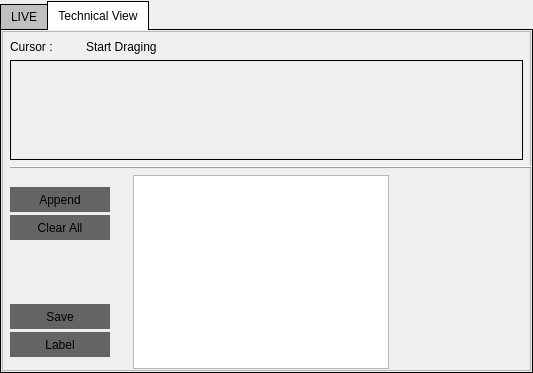
                           <widget class="QTabWidget" name="tabWidget_2">
                            <property name="styleSheet">
                             <string notr="true">QTabWidget::pane {
    border: 1px solid black;
    background: Transparent;
}

QTabWidget::tab-bar:top {
    top: 1px;
}

QTabWidget::tab-bar:bottom {
    bottom: 1px;
}

QTabWidget::tab-bar:left {
    right: 1px;
}

QTabWidget::tab-bar:right {
    left: 1px;
}

QTabBar::tab {
    border: 1px solid black;
}

QTabBar::tab:selected {
    background: white;
}

QTabBar::tab:!selected {
    background: silver;
}

QTabBar::tab:!selected:hover {
    background: #999;
}

QTabBar::tab:top:!selected {
    margin-top: 3px;
}

QTabBar::tab:bottom:!selected {
    margin-bottom: 3px;
}

QTabBar::tab:top, QTabBar::tab:bottom {
    min-width: 8ex;
    margin-right: -1px;
    padding: 5px 10px 5px 10px;
}

QTabBar::tab:top:selected {
    border-bottom-color: none;
}

QTabBar::tab:bottom:selected {
    border-top-color: none;
}

QTabBar::tab:top:last, QTabBar::tab:bottom:last,
QTabBar::tab:top:only-one, QTabBar::tab:bottom:only-one {
    margin-right: 0;
}

QTabBar::tab:left:!selected {
    margin-right: 3px;
}

QTabBar::tab:right:!selected {
    margin-left: 3px;
}

QTabBar::tab:left, QTabBar::tab:right {
    min-height: 8ex;
    margin-bottom: -1px;
    padding: 10px 5px 10px 5px;
}

QTabBar::tab:left:selected {
    border-left-color: none;
}

QTabBar::tab:right:selected {
    border-right-color: none;
}

QTabBar::tab:left:last, QTabBar::tab:right:last,
QTabBar::tab:left:only-one, QTabBar::tab:right:only-one {
    margin-bottom: 0;
}</string>
                            </property>
                            <property name="currentIndex">
                             <number>1</number>
                            </property>
                            <widget class="QWidget" name="tab_5">
                             <attribute name="title">
                              <string>LIVE</string>
                             </attribute>
                            </widget>
                            <widget class="QWidget" name="tab_6">
                             <attribute name="title">
                              <string>Technical View</string>
                             </attribute>
                             <layout class="QVBoxLayout" name="verticalLayout_84">
                              <property name="leftMargin">
                               <number>1</number>
                              </property>
                              <property name="topMargin">
                               <number>1</number>
                              </property>
                              <property name="rightMargin">
                               <number>1</number>
                              </property>
                              <property name="bottomMargin">
                               <number>1</number>
                              </property>
                              <item>
                               <widget class="QFrame" name="frame_44">
                                <property name="frameShape">
                                 <enum>QFrame::StyledPanel</enum>
                                </property>
                                <property name="frameShadow">
                                 <enum>QFrame::Raised</enum>
                                </property>
                                <layout class="QVBoxLayout" name="verticalLayout_85">
                                 <property name="leftMargin">
                                  <number>7</number>
                                 </property>
                                 <property name="topMargin">
                                  <number>8</number>
                                 </property>
                                 <property name="rightMargin">
                                  <number>7</number>
                                 </property>
                                 <property name="bottomMargin">
                                  <number>1</number>
                                 </property>
                                 <item>
                                  <layout class="QHBoxLayout" name="horizontalLayout_91">
                                   <item>
                                    <widget class="QLabel" name="label_133">
                                     <property name="maximumSize">
                                      <size>
                                       <width>70</width>
                                       <height>30</height>
                                      </size>
                                     </property>
                                     <property name="text">
                                      <string>Cursor :</string>
                                     </property>
                                    </widget>
                                   </item>
                                   <item>
                                    <widget class="QLabel" name="label_3">
                                     <property name="maximumSize">
                                      <size>
                                       <width>16777215</width>
                                       <height>30</height>
                                      </size>
                                     </property>
                                     <property name="text">
                                      <string>Start Draging</string>
                                     </property>
                                    </widget>
                                   </item>
                                  </layout>
                                 </item>
                                 <item>
                                  <widget class="QLabel" name="crop_image_up">
                                   <property name="minimumSize">
                                    <size>
                                     <width>125</width>
                                     <height>100</height>
                                    </size>
                                   </property>
                                   <property name="maximumSize">
                                    <size>
                                     <width>1920</width>
                                     <height>463</height>
                                    </size>
                                   </property>
                                   <property name="baseSize">
                                    <size>
                                     <width>240</width>
                                     <height>130</height>
                                    </size>
                                   </property>
                                   <property name="frameShape">
                                    <enum>QFrame::Box</enum>
                                   </property>
                                   <property name="frameShadow">
                                    <enum>QFrame::Plain</enum>
                                   </property>
                                   <property name="text">
                                    <string/>
                                   </property>
                                   <property name="pixmap">
                                    <pixmap>2.jpg</pixmap>
                                   </property>
                                   <property name="scaledContents">
                                    <bool>true</bool>
                                   </property>
                                   <property name="wordWrap">
                                    <bool>false</bool>
                                   </property>
                                   <property name="margin">
                                    <number>2</number>
                                   </property>
                                  </widget>
                                 </item>
                                 <item alignment="Qt::AlignHCenter">
                                  <widget class="Line" name="line_30">
                                   <property name="sizePolicy">
                                    <sizepolicy hsizetype="Fixed" vsizetype="Fixed">
                                     <horstretch>57</horstretch>
                                     <verstretch>25</verstretch>
                                    </sizepolicy>
                                   </property>
                                   <property name="minimumSize">
                                    <size>
                                     <width>600</width>
                                     <height>0</height>
                                    </size>
                                   </property>
                                   <property name="frameShadow">
                                    <enum>QFrame::Raised</enum>
                                   </property>
                                   <property name="orientation">
                                    <enum>Qt::Horizontal</enum>
                                   </property>
                                  </widget>
                                 </item>
                                 <item>
                                  <layout class="QHBoxLayout" name="horizontalLayout_93">
                                   <property name="spacing">
                                    <number>3</number>
                                   </property>
                                   <item>
                                    <layout class="QVBoxLayout" name="verticalLayout_21">
                                     <item>
                                      <spacer name="verticalSpacer_8">
                                       <property name="orientation">
                                        <enum>Qt::Vertical</enum>
                                       </property>
                                       <property name="sizeType">
                                        <enum>QSizePolicy::Fixed</enum>
                                       </property>
                                       <property name="sizeHint" stdset="0">
                                        <size>
                                         <width>5</width>
                                         <height>12</height>
                                        </size>
                                       </property>
                                      </spacer>
                                     </item>
                                     <item>
                                      <widget class="QPushButton" name="pushButton_26">
                                       <property name="minimumSize">
                                        <size>
                                         <width>100</width>
                                         <height>25</height>
                                        </size>
                                       </property>
                                       <property name="maximumSize">
                                        <size>
                                         <width>130</width>
                                         <height>30</height>
                                        </size>
                                       </property>
                                       <property name="styleSheet">
                                        <string notr="true">QPushButton {
background-color: rgb(100,100,100);
	color: rgb(0,0,0);
	border: none;

	text-align: center;

}

QPushButton:hover {
	background-color:  rgb(197 , 195,196);
}</string>
                                       </property>
                                       <property name="text">
                                        <string>Append</string>
                                       </property>
                                      </widget>
                                     </item>
                                     <item>
                                      <widget class="QPushButton" name="pushButton_27">
                                       <property name="minimumSize">
                                        <size>
                                         <width>100</width>
                                         <height>25</height>
                                        </size>
                                       </property>
                                       <property name="maximumSize">
                                        <size>
                                         <width>130</width>
                                         <height>30</height>
                                        </size>
                                       </property>
                                       <property name="styleSheet">
                                        <string notr="true">QPushButton {
background-color: rgb(100,100,100);
	color: rgb(0,0,0);
	border: none;

	text-align: center;

}

QPushButton:hover {
	background-color:  rgb(197 , 195,196);
}</string>
                                       </property>
                                       <property name="text">
                                        <string>Clear All</string>
                                       </property>
                                      </widget>
                                     </item>
                                     <item>
                                      <spacer name="verticalSpacer_7">
                                       <property name="orientation">
                                        <enum>Qt::Vertical</enum>
                                       </property>
                                       <property name="sizeHint" stdset="0">
                                        <size>
                                         <width>20</width>
                                         <height>40</height>
                                        </size>
                                       </property>
                                      </spacer>
                                     </item>
                                     <item>
                                      <widget class="QPushButton" name="pushButton_22">
                                       <property name="minimumSize">
                                        <size>
                                         <width>100</width>
                                         <height>25</height>
                                        </size>
                                       </property>
                                       <property name="maximumSize">
                                        <size>
                                         <width>120</width>
                                         <height>30</height>
                                        </size>
                                       </property>
                                       <property name="styleSheet">
                                        <string notr="true">QPushButton {
background-color: rgb(100,100,100);
	color: rgb(0,0,0);
	border: none;

	text-align: center;

}

QPushButton:hover {
	background-color:  rgb(197 , 195,196);
}</string>
                                       </property>
                                       <property name="text">
                                        <string>Save</string>
                                       </property>
                                      </widget>
                                     </item>
                                     <item>
                                      <widget class="QPushButton" name="pushButton_23">
                                       <property name="minimumSize">
                                        <size>
                                         <width>100</width>
                                         <height>25</height>
                                        </size>
                                       </property>
                                       <property name="maximumSize">
                                        <size>
                                         <width>130</width>
                                         <height>30</height>
                                        </size>
                                       </property>
                                       <property name="styleSheet">
                                        <string notr="true">QPushButton {
background-color: rgb(100,100,100);
	color: rgb(0,0,0);
	border: none;

	text-align: center;

}

QPushButton:hover {
	background-color:  rgb(197 , 195,196);
}</string>
                                       </property>
                                       <property name="text">
                                        <string>Label</string>
                                       </property>
                                      </widget>
                                     </item>
                                     <item>
                                      <spacer name="verticalSpacer_9">
                                       <property name="orientation">
                                        <enum>Qt::Vertical</enum>
                                       </property>
                                       <property name="sizeType">
                                        <enum>QSizePolicy::Fixed</enum>
                                       </property>
                                       <property name="sizeHint" stdset="0">
                                        <size>
                                         <width>5</width>
                                         <height>12</height>
                                        </size>
                                       </property>
                                      </spacer>
                                     </item>
                                    </layout>
                                   </item>
                                   <item>
                                    <spacer name="horizontalSpacer_10">
                                     <property name="orientation">
                                      <enum>Qt::Horizontal</enum>
                                     </property>
                                     <property name="sizeType">
                                      <enum>QSizePolicy::Fixed</enum>
                                     </property>
                                     <property name="sizeHint" stdset="0">
                                      <size>
                                       <width>20</width>
                                       <height>20</height>
                                      </size>
                                     </property>
                                    </spacer>
                                   </item>
                                   <item>
                                    <widget class="QListWidget" name="listWidget"/>
                                   </item>
                                   <item>
                                    <spacer name="horizontalSpacer_9">
                                     <property name="orientation">
                                      <enum>Qt::Horizontal</enum>
                                     </property>
                                     <property name="sizeHint" stdset="0">
                                      <size>
                                       <width>40</width>
                                       <height>20</height>
                                      </size>
                                     </property>
                                    </spacer>
                                   </item>
                                  </layout>
                                 </item>
                                </layout>
                               </widget>
                              </item>
                             </layout>
                            </widget>
                           </widget>
